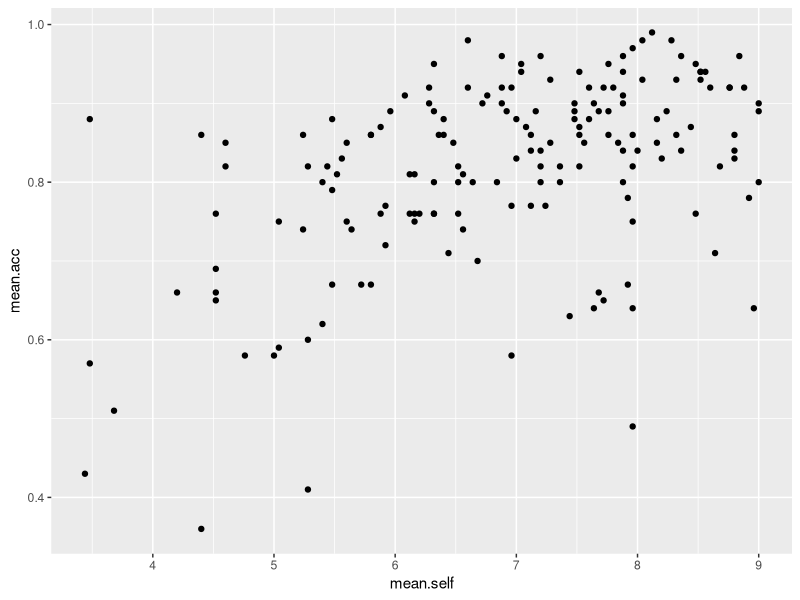
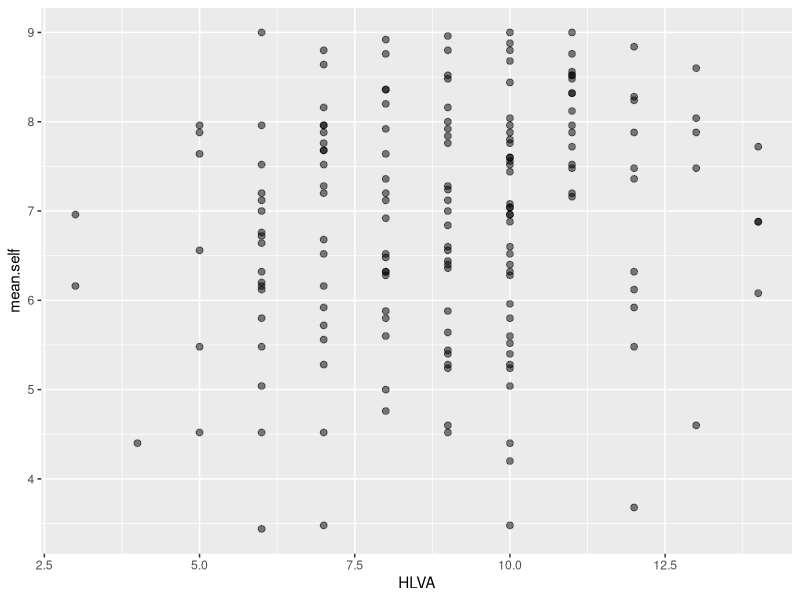
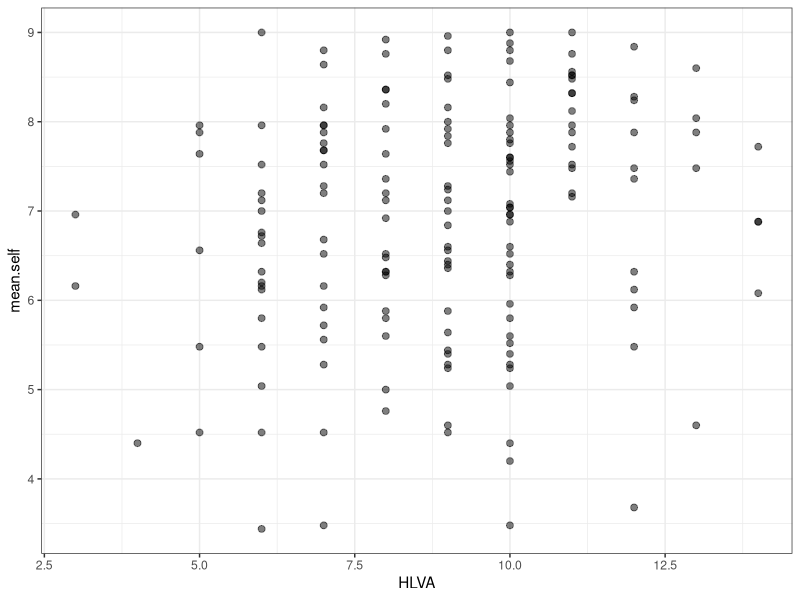
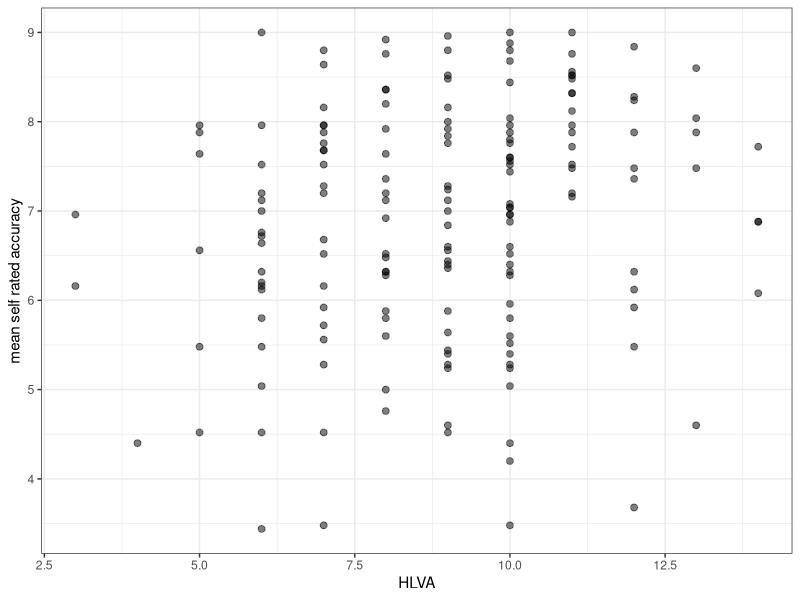
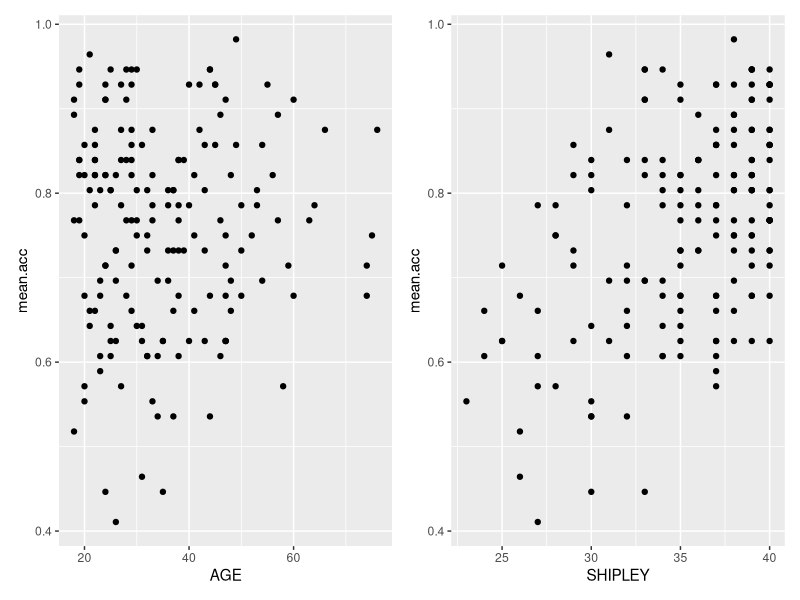

The R script that drew these images, in order:
## ---- chunk 1
#| warning: false
#| echo: false
library(kableExtra)
library(patchwork)
library(tidyverse)
## ---- chunk 2
#| warning: false
#| echo: false
# -- code to read in the aggregated subject level data from the clearly-understood data set

# -- study one
study.one.gen <- read_csv("study-one-general-participants.csv")

# -- study two
study.two.gen <- read_csv("study-two-general-participants.csv")
## ---- chunk 3
#| warning: false
#| echo: false
kable(head(study.one.gen))
## ---- chunk 4
summary(study.one.gen)
## ---- chunk 5
ggplot(data = study.one.gen, aes(x = mean.self, y = mean.acc)) + 
    geom_point()
## ---- chunk 6
ggplot(data = study.one.gen, aes(x = HLVA, y = mean.self)) +
  geom_point(alpha = 0.5, size = 2) 
## ---- chunk 7
ggplot(data = study.one.gen, aes(x = HLVA, y = mean.self)) +
  geom_point(alpha = 0.5, size = 2)  +
  theme_bw()
## ---- chunk 8
ggplot(data = study.one.gen, aes(x = HLVA, y = mean.self)) +
  geom_point(alpha = 0.5, size = 2)  +
  theme_bw() +
  labs(x = "HLVA", y = "mean self rated accuracy")
## ---- chunk 9
cor.test(study.one.gen$mean.acc, study.one.gen$mean.self, method = "pearson",  alternative = "two.sided")
## ---- chunk 10
library(patchwork)
## ---- chunk 11
p.AGE <- ggplot(data = study.two.gen, aes(x = AGE, y = mean.acc)) +
  geom_point() 
#
p.SHIPLEY <- ggplot(data = study.two.gen, aes(x = SHIPLEY, y = mean.acc)) +
  geom_point()  
## ---- chunk 12
p.AGE  + p.SHIPLEY
